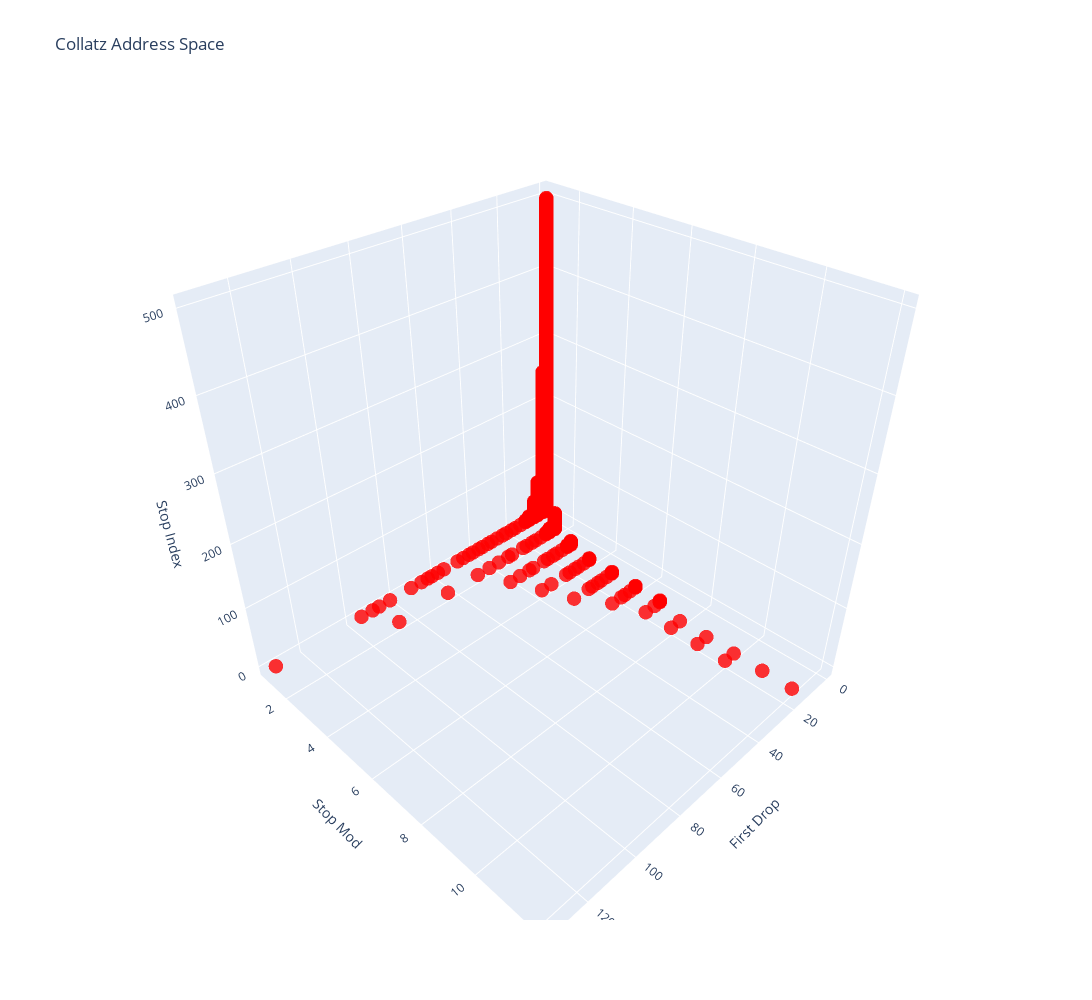

Notebook code cell kept with this figure:
### Markdown cell above
Below is a graph of Collatz space. Currently 3x+3 options do not work, this is because there is a different set of allowed dropping times than 3x+1 and the software needs to suppor that.

### Code cell
options = cc.create_collatz_3x_plus_1_options()
# options = cc.create_collatz_3x_plus_3_options()
up_to_n = 1000 
#----

options = cc.create_collatz_3x_plus_1_options()
results = cc.generate_orbit_info_batch(up_to_n, options)
points = []
labels = []
colors = []
for info in results:
    p = (info.first_drop, info.stop_mod, info.stop_index)
    points.append(p)
    labels.append(p)
    colors.append('red')
graphing.draw_3d_scatterplot(points, labels, colors, 1200, 1000, 'First Drop', 'Stop Mod', 'Stop Index', 'Collatz Address Space')

### Figure 1 — Plotly figure (JSON) as saved in the notebook; plotly's stock layout.template omitted (floating-point values rounded to 4 significant figures; data arrays with more than 128 entries replaced by an {"elided": "..."} marker saying what was removed)
{"data": [{"hoverinfo": "text", "marker": {"color": {"elided": "999 str values"}, "opacity": 0.8, "size": 5}, "mode": "markers", "text": {"elided": "999 str values"}, "type": "scatter3d", "x": {"elided": "999 int values"}, "y": {"elided": "999 int values"}, "z": {"elided": "999 int values"}}], "layout": {"height": 1000, "scene": {"xaxis": {"title": {"text": "First Drop"}}, "yaxis": {"title": {"text": "Stop Mod"}}, "zaxis": {"title": {"text": "Stop Index"}}}, "title": {"text": "Collatz Address Space"}, "width": 1200}}
